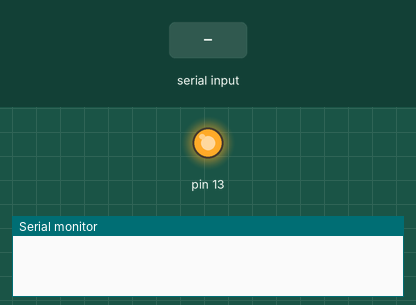
A sketch run on a simulated Arduino Uno, built with avr-gcc and run on an emulated ATmega328P. Parts: output pins drawn as LEDs (lit = HIGH), the last lines printed to the serial monitor. The inputs (shaded band) are chosen by the test bench.

Above: at 1.2 s.
1.3 s: "1" received over Serial
At 1.7 s:
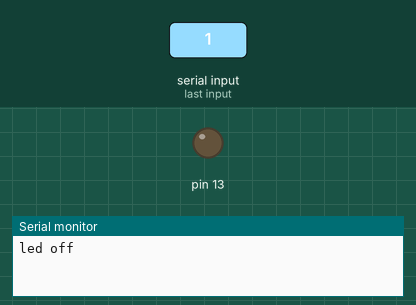
2.8 s: "0" received over Serial
At 4.0 s:
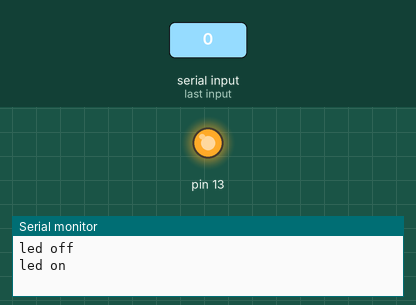
Timing chart, 0 to 5.8 s (numbered marks = the images above; inputs shaded):
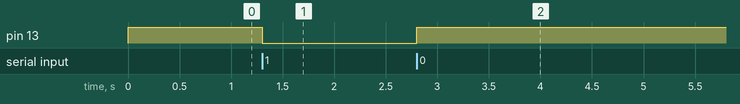

Measured:
- after the input at 1.3 s, pin 13: HIGH → LOW at once
- after the input at 2.8 s, pin 13: LOW → HIGH at once

The sketch:

serialdoc.ino
```cpp
void setup() {
  pinMode(13, OUTPUT);
  Serial.begin(9600);
  digitalWrite(13, 1);
}
char x;
void loop() {
  x = Serial.read();
  if (x == '0')
  {
    digitalWrite(13, 1);
    Serial.println("led on");
  }
  else
  if(x=='1')
  {
    digitalWrite(13, 0);
    Serial.println("led off");
  }
}
```
